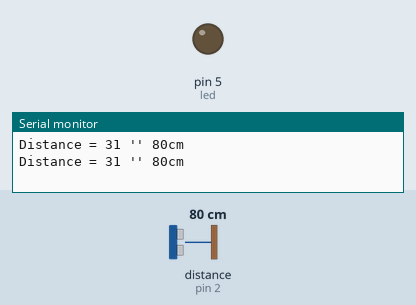
Simulated run of this sketch. Board: Arduino Uno, built with avr-gcc and run on an emulated ATmega328P. Parts: output pins drawn as LEDs (lit = HIGH), the last lines printed to the serial monitor. Wiring (inferred from the names in the program): ultrasonic range finder: trigger pin 3; echo pin 2. Inputs (shaded band) come from the test bench; at power-on: distance to the obstacle (sensor on pin 2) 80 cm. The echo pulse lasts 58.3 µs per cm; pins used as bus, display or sensor lines are not drawn.

Above: at 1.8 s.
1.9 s: distance to the obstacle (sensor on pin 2) set to 27 cm
3.4 s: distance to the obstacle (sensor on pin 2) set to 23 cm
At 4.5 s:
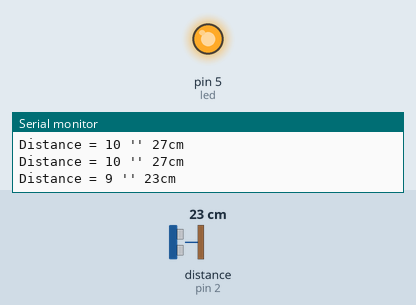
5.5 s: distance to the obstacle (sensor on pin 2) set to 35 cm
At 7.2 s:
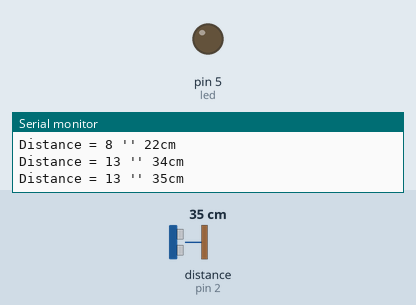
7.5 s: distance to the obstacle (sensor on pin 2) set to 2 cm
At 9.1 s:
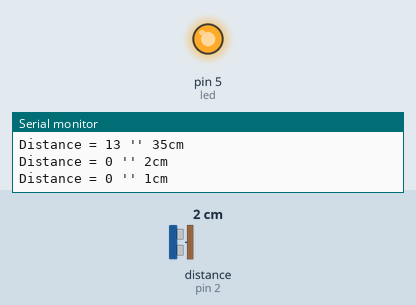
Timing chart, 0 to 10.5 s (numbered marks = the images above; inputs shaded):
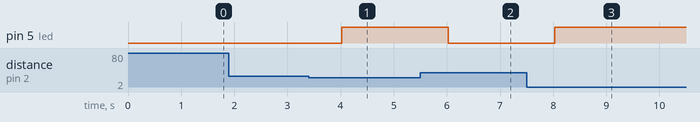

Measured:
- the behaviour switches between 26 and 25 cm on distance to the obstacle (sensor on pin 2) (found by bisection; images 0 and 1)
- after the input at 3.4 s, pin 5 (led): LOW → HIGH after 0.62 s
- after the input at 5.5 s, pin 5 (led): HIGH → LOW after 0.52 s
- after the input at 7.5 s, pin 5 (led): LOW → HIGH after 0.53 s

The sketch:

Ex_04.ino
```cpp
const int trigPin = 3;
const int echoPin = 2;
long duration, inches, cm;
int led = 5;

void setup() {
  Serial.begin(9600);
  pinMode(echoPin, INPUT);
  pinMode(trigPin, OUTPUT);
  pinMode(led, OUTPUT);
}

void loop() {
  digitalWrite(trigPin, LOW);
  delayMicroseconds(2);
  digitalWrite(trigPin, HIGH);
  delayMicroseconds(10);
  digitalWrite(trigPin, LOW);

  duration = pulseIn(echoPin, HIGH);
  inches = duration / 74 / 2;
  cm = duration / 29 / 2;

  Serial.print("Distance = ");
  Serial.print(inches);
  Serial.print(" '' ");
  Serial.print(cm);
  Serial.print("cm");
  Serial.println();

  if(inches <10){
    digitalWrite(led,HIGH);
  }
  else{
     digitalWrite(led,LOW);
  }

  delay(1000);
}
```
